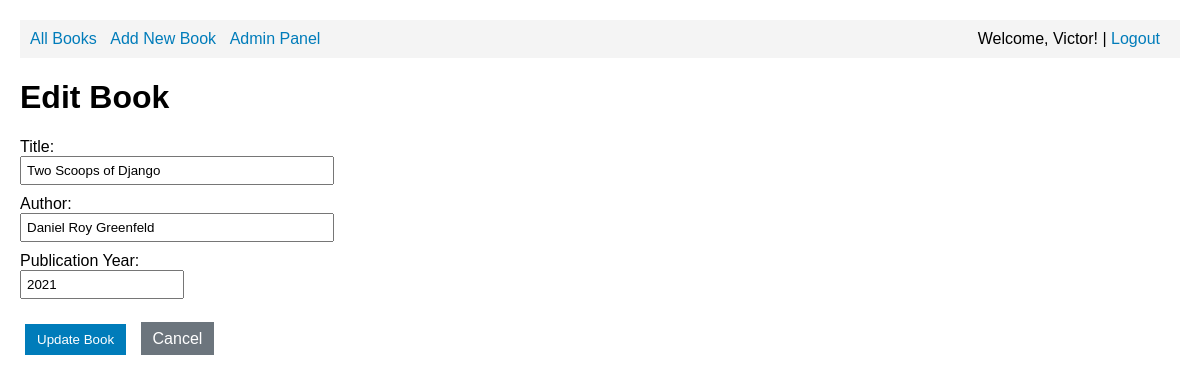
Screenshot of /bookshelf/books/2/edit/ (signed in) with the database file from the repository.
### bookshelf/models.py (models this page shows, shortened)
class CustomUser(AbstractUser):
    date_of_birth = models.DateField(null=True, blank=True)
    profile_photo = models.ImageField(upload_to='profile_photos/', null=True, blank=True)
    objects = CustomUserManager()

class Book(models.Model):
    title = models.CharField(max_length=200)
    author = models.CharField(max_length=100)
    publication_year = models.IntegerField()
    class Meta:
        permissions = [
            ("can_view", "Can view book"),
            ("can_create", "Can create book"),
            ("can_edit", "Can edit book"),
            ("can_delete", "Can delete book"),
        ]

### bookshelf/views.py (the view, shortened to what this page needs)
# urls.py: path('books/<int:pk>/edit/', views.book_edit, name='book_edit'),
@permission_required('bookshelf.can_edit', raise_exception=True)
def book_edit(request, pk):
    book = get_object_or_404(Book, pk=pk)
    return render(request, 'bookshelf/book_form.html', {
        'book': book,
        'form_title': 'Edit Book'
    })

### bookshelf/templates/bookshelf/book_form.html (shortened to what this page needs)
{% extends 'bookshelf/base.html' %}
{% block content %}
<h1>{{ form_title }}</h1>
<form method="post">
    <div style="margin: 10px 0;">
        <label for="title">Title:</label><br>
        <input type="text" id="title" name="title" value="{% if book %}{{ book.title }}{% endif %}" required style="width: 300px; padding: 5px;">
    </div>
    <div style="margin: 10px 0;">
        <label for="author">Author:</label><br>
        <input type="text" id="author" name="author" value="{% if book %}{{ book.author }}{% endif %}" required style="width: 300px; padding: 5px;">
    </div>
    <div style="margin: 10px 0;">
        <label for="publication_year">Publication Year:</label><br>
        <input type="number" id="publication_year" name="publication_year" value="{% if book %}{{ book.publication_year }}{% endif %}" required style="width: 150px; padding: 5px;">
    </div>
    <div style="margin: 20px 0;">
        <button type="submit" class="btn">{% if book %}Update{% else %}Create{% endif %} Book</button>
        <a href="{% url 'book_list' %}" class="btn" style="background: #6c757d;">Cancel</a>
    </div>
</form>
{% endblock %}

### bookshelf/templates/bookshelf/base.html (shortened to what this page needs)
<!DOCTYPE html>
<html lang="en">
<head>
</head>
<body>
    <div class="nav">
        <a href="{% url 'book_list' %}">All Books</a>
        {% if perms.bookshelf.can_create %}
            <a href="{% url 'book_create' %}">Add New Book</a>
        {% endif %}
        <a href="/admin/">Admin Panel</a>
        {% if user.is_authenticated %}
            <span style="float: right;">Welcome, {{ user.username }}! | <a href="/admin/logout/">Logout</a></span>
        {% else %}
            <span style="float: right;"><a href="/admin/login/">Login</a></span>
        {% endif %}
    </div>
    {% block content %}
    {% endblock %}
</body>
</html>

### bookshelf/templates/bookshelf/base.html (style rules this page uses)
body { font-family: Arial, sans-serif; margin: 20px; }
.nav { background: #f4f4f4; padding: 10px; margin-bottom: 20px; }
.nav a { margin-right: 10px; text-decoration: none; color: #007cba; }
.btn { padding: 8px 12px; margin: 5px; text-decoration: none; background: #007cba; color: white; border: none; cursor: pointer; }

### rows the page displays
CustomUser: username "Victor"
Book: title "Two Scoops of Django", author "Daniel Roy Greenfeld", publication_year "2021"
